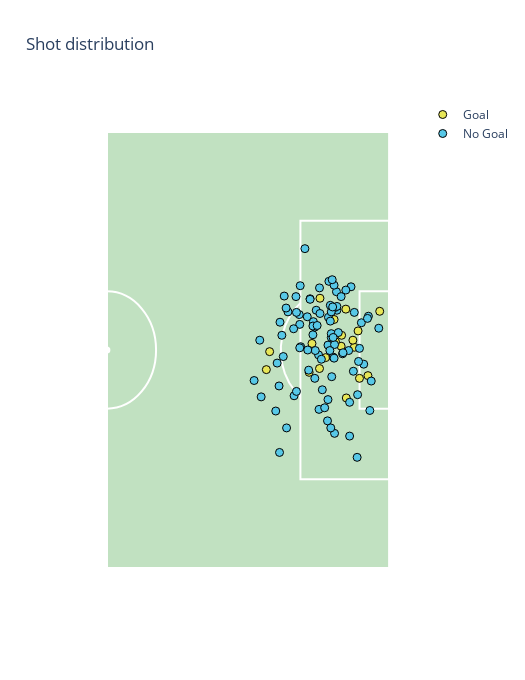

Write notebook code for a chart like this one.
### Code cell
import plotly.graph_objects as go
from src.classes import FootballPitch

player = 'Leo Messi'

pitch = FootballPitch(half=True)
fig = pitch.plot_pitch(False, bg_color='#C1E1C1') 

player_shots = get_player_shots(player, shots.copy(), pitch)
scatter_colors = ["#E7E657", "#57C8E7"]

for i, group in enumerate([True, False]):
    fig.add_trace(go.Scatter(
        x=player_shots[player_shots['goal'] == group]['x'],
        y=player_shots[player_shots['goal'] == group]['y'],
        mode="markers",
        name='Goal' if group else 'No Goal',
        marker=dict(
            color=scatter_colors[i],
            size=8,
            line=dict(
                color='black',
                width=1
            )
        ),
    ))

fig.update_layout(
    title='Shot distribution'
)

### Figure 1 — Plotly figure (JSON) as saved in the notebook; plotly's stock layout.template omitted (floating-point values rounded to 4 significant figures; data arrays with more than 128 entries replaced by an {"elided": "..."} marker saying what was removed)
{"data": [{"fill": "toself", "fillcolor": "#C1E1C1", "hoverinfo": "skip", "marker": {"color": "white"}, "mode": "lines", "showlegend": false, "type": "scatter", "x": [0, 52.5, 52.5, 0, 0], "y": [0, 0, 68, 68, 0]}, {"hoverinfo": "skip", "marker": {"color": "white"}, "mode": "lines", "showlegend": false, "type": "scatter", "x": [52.5, 47, 47, 52.5, 52.5], "y": [24.84, 24.84, 43.16, 43.16, 24.84]}, {"hoverinfo": "skip", "marker": {"color": "white", "size": 5}, "showlegend": false, "type": "scatter", "x": [41.5], "y": [34]}, {"hoverinfo": "skip", "marker": {"color": "white"}, "mode": "lines", "showlegend": false, "type": "scatter", "x": [52.5, 36, 36, 52.5, 52.5], "y": [13.84, 13.84, 54.16, 54.16, 13.84]}, {"hoverinfo": "skip", "marker": {"color": "white", "size": 1}, "mode": "lines", "showlegend": false, "type": "scatter", "x": {"elided": "5000 float values"}, "y": {"elided": "5000 float values"}}, {"hoverinfo": "skip", "marker": {"color": "white"}, "mode": "lines", "showlegend": false, "type": "scatter", "x": [0, 0], "y": [0, 68]}, {"hoverinfo": "skip", "marker": {"color": "white", "size": 7}, "showlegend": false, "type": "scatter", "x": [0], "y": [34]}, {"marker": {"color": "#E7E657", "line": {"color": "black", "width": 1}, "size": 8}, "mode": "markers", "name": "Goal", "type": "scatter", "x": [30.28, 40.69, 43.66, 42.26, 43.57, 39.55, 37.62, 46.99, 48.56, 29.66, 44.54, 46.73, 50.75, 46.02, 39.64, 45.76, 44.45, 38.15, 42.52], "y": [33.75, 32.81, 36.3, 38.76, 34.59, 31.11, 30.52, 29.58, 30.0, 30.94, 26.52, 36.97, 40.03, 34.42, 42.08, 35.53, 40.38, 35.02, 35.28]}, {"marker": {"color": "#57C8E7", "line": {"color": "black", "width": 1}, "size": 8}, "mode": "markers", "name": "No Goal", "type": "scatter", "x": [42.35, 41.3, 38.33, 38.68, 37.27, 41.21, 37.8, 45.41, 38.68, 47.77, 42.79, 32.99, 39.38, 47.34, 46.99, 45.15, 42.44, 49.18, 42.09, 38.41, 41.91, 34.83, 41.74, 39.46, 48.91, 27.39, 41.56, 42.79, 28.7, 38.33, 43.84, 41.12, 31.41, 46.02, 28.44, 36.05, 44.97, 37.8, 33.42, 45.15, 46.55, 35.79, 38.94, 41.74, 41.04, 39.64, 50.58, 38.76, 39.11, 32.55, 48.65, 41.12, 32.02, 42.35, 31.67, 39.9, 35.26, 32.2, 32.11, 35.88, 35.18, 41.56, 35.26, 42.26, 45.85, 42.7, 41.74, 43.57, 34.74, 33.69, 42.26, 41.65, 44.45, 42, 41.91, 33.34, 37.54, 41.48, 39.55, 40.07, 48.47, 46.81, 43.05, 36.84, 35.88, 41.83, 35.96, 42.09, 37.36, 46.64, 32.81, 43.92, 40.51], "y": [21.0, 44.71, 36.38, 29.58, 39.19, 39.1, 41.99, 43.86, 37.57, 31.79, 40.2, 42.41, 33.23, 38.25, 34.25, 25.84, 40.63, 29.15, 32.9, 38.42, 40.46, 26.86, 35.95, 24.73, 24.56, 29.24, 38.5, 40.8, 26.69, 37.74, 33.41, 34.77, 24.48, 39.86, 35.53, 34.51, 33.91, 41.91, 21.85, 20.57, 17.25, 39.53, 40.2, 39.95, 22.95, 39.7, 37.4, 33.91, 37.83, 36.3, 39.27, 26.27, 28.39, 34.85, 31.96, 32.55, 39.86, 38.34, 18.02, 38.0, 42.33, 40.97, 27.54, 32.73, 30.69, 43.09, 36.55, 42.33, 37.31, 39.95, 44.11, 21.85, 43.35, 40.72, 44.97, 40.55, 30.86, 33.91, 43.69, 27.8, 38.93, 32.22, 36.72, 49.81, 34.34, 29.84, 44.03, 35.95, 34, 27.03, 32.98, 33.58, 24.99]}], "layout": {"height": 680, "plot_bgcolor": "rgba(0, 0, 0, 0)", "shapes": [{"line": {"color": "white"}, "showlegend": false, "type": "circle", "x0": -9.15, "x1": 9.15, "xref": "x", "y0": 24.85, "y1": 43.15, "yref": "y"}], "title": {"text": "Shot distribution"}, "width": 525, "xaxis": {"range": [-5, 57.5], "showgrid": false, "type": "linear", "visible": false}, "yaxis": {"range": [-5, 73], "showgrid": false, "type": "linear", "visible": false}}}
